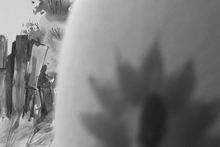
%> input picture im/jug/jug_1.png, 220 x 147 px, shrunk from 768 x 512 before the run; the run also reads 1 picture not shown here
$ octave overall.m   (GNU Octave 9; MATLAB toolbox functions it lacks are replaced by stand-ins)
%> lines starting %> are read from the running program, lines starting %| are printed output that depends on the picture
clear
% [21 lines of commented-out code are left out]
imagei1 = imread('F:/PROJECT/im/jug/jug_1.png');
%> imagei1 is the input picture: size 147x220 uint8; min 26, max 231, mean 122.5
imagei2 = imread('F:/PROJECT/im/jug/jug_2.png');
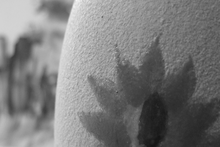
%> input picture im/jug/jug_2.png, 220 x 147 px, shrunk from 768 x 512 before the run
%> imagei2 is the input picture: size 147x220 uint8; min 21, max 248, mean 123

im_sizer = size(imagei1,1);block_sizer = floor(im_sizer/8);sr=im_sizer-block_sizer*8;sr=8-sr;
%> after `im_sizer = size(imagei1,1)`: im_sizer = 147
%> after `block_sizer = floor(im_sizer/8)`: block_sizer = 18
%> after `sr=im_sizer-block_sizer*8`: sr = 3
%> after `sr=8-sr`: sr = 5
im_sizec = size(imagei1,2);block_sizec = floor(im_sizec/8);sc=im_sizec-block_sizec*8;sc=8-sc;
%> after `im_sizec = size(imagei1,2)`: im_sizec = 220
%> after `block_sizec = floor(im_sizec/8)`: block_sizec = 27
%> after `sc=im_sizec-block_sizec*8`: sc = 4
for r=1:im_sizer+sr
    for c=1:im_sizec+sc
        if r>im_sizer||c>im_sizec
            image1(r,c)=0;
            image2(r,c)=0;
        else
            image1(r,c)=imagei1(r,c);
            image2(r,c)=imagei2(r,c);
        end
    end
end
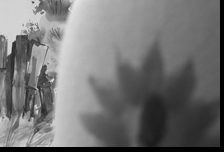
%> image1: size 152x224 uint8; min 0, max 231, mean 116.3
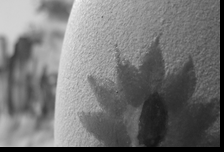
%> image2: size 152x224 uint8; min 0, max 248, mean 116.8
count =0;
for r=0:block_sizer
  for c=0:block_sizec
    [imr,im_select(r+1,c+1)]=block(image1,image2,r,c);
    i=8*r+1;c1=1;
    j=8*c+1;c2=1;
    for x=i:i+7
        for y=j:j+7
          fin(x,y)=imr(c1,c2);
          c2=c2+1;
        end
        c1=c1+1;
    end
  end
end
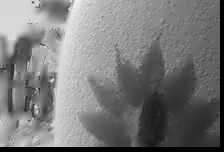
%> fin: size 152x224 double; min -1.97e-14, max 248, mean 117.4; drawn with min black and max white
for r=1:im_sizer
    for c=1:im_sizec
        final_image(r,c)=fin(r,c);
    end
end
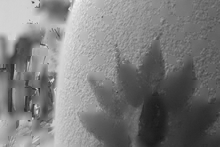
%> final_image: size 147x220 double; min 26, max 248, mean 123.6
%imwrite(mat2gray(final_image),'F:/PROJECT/cfused_dct_svd.png');

for j=1:block_sizec+1
    for i=1:block_sizer+1
        W(i,j)=0;
        for pp=i-19:i+19
            for qq=j-19:j+19
                if pp>=1&&pp<=block_sizer+1
                    if qq>=1&&qq<=block_sizec+1
                        W(i,j)=W(i,j)+im_select(pp,qq);
                    end
                end
            end
        end
    if W(i,j)>0
        W(i,j)=1;
    else
        W(i,j)=-1;
    end


 % [12 lines of commented-out code are left out]
    end
end

%using rectrans(); block vise percent count
    %w1=im_select;
    %W=rectrans(im_select,w1,1,block_sizer+1,1,block_sizec+1);
for r=0:block_sizer
  for c=0:block_sizec
      [imr,stat]=block2(im_select,W,image1,image2,r,c);
      if stat==1
          i=8*r+1;c1=1;
          j=8*c+1;c2=1;
          for x=i:i+7
             for y=j:j+7
                fin(x,y)=imr(c1,c2);
                c2=c2+1;
             end
             c1=c1+1;
          end
      end
  end
end
%> after the loop, c1 = 9; c2 = 65; i = 145; j = 217
for r=1:im_sizer
    for c=1:im_sizec
        final_image(r,c)=fin(r,c);
    end
end
imwrite(mat2gray(final_image),'F:/PROJECT/im/jug/jug_fused_dct_svd_cv9.png');
val3=imread('F:/PROJECT/im/jug/jug_fused_dct_svd_cv9.png');
ref=imread('F:/PROJECT/im/jug/jug_ref.png');
psnr_val=psnr(val3,ref)
%> psnr_val = 24.78
ssim_val=ssim(val3,ref)
%> ssim_val = 0.849
% [9 lines of commented-out code are left out]
